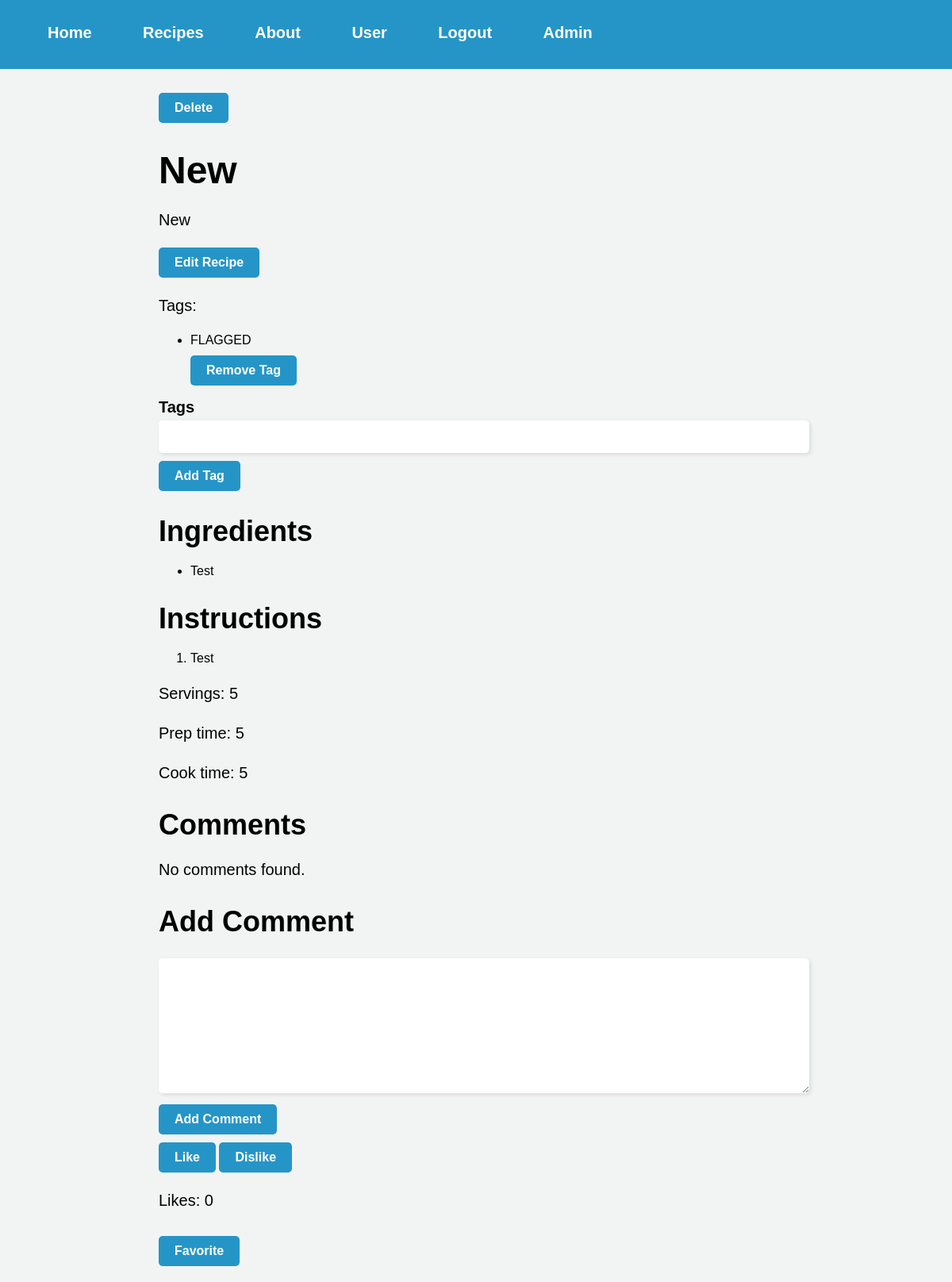
The page /recipe/1 (signed in) on the database as committed earlier.
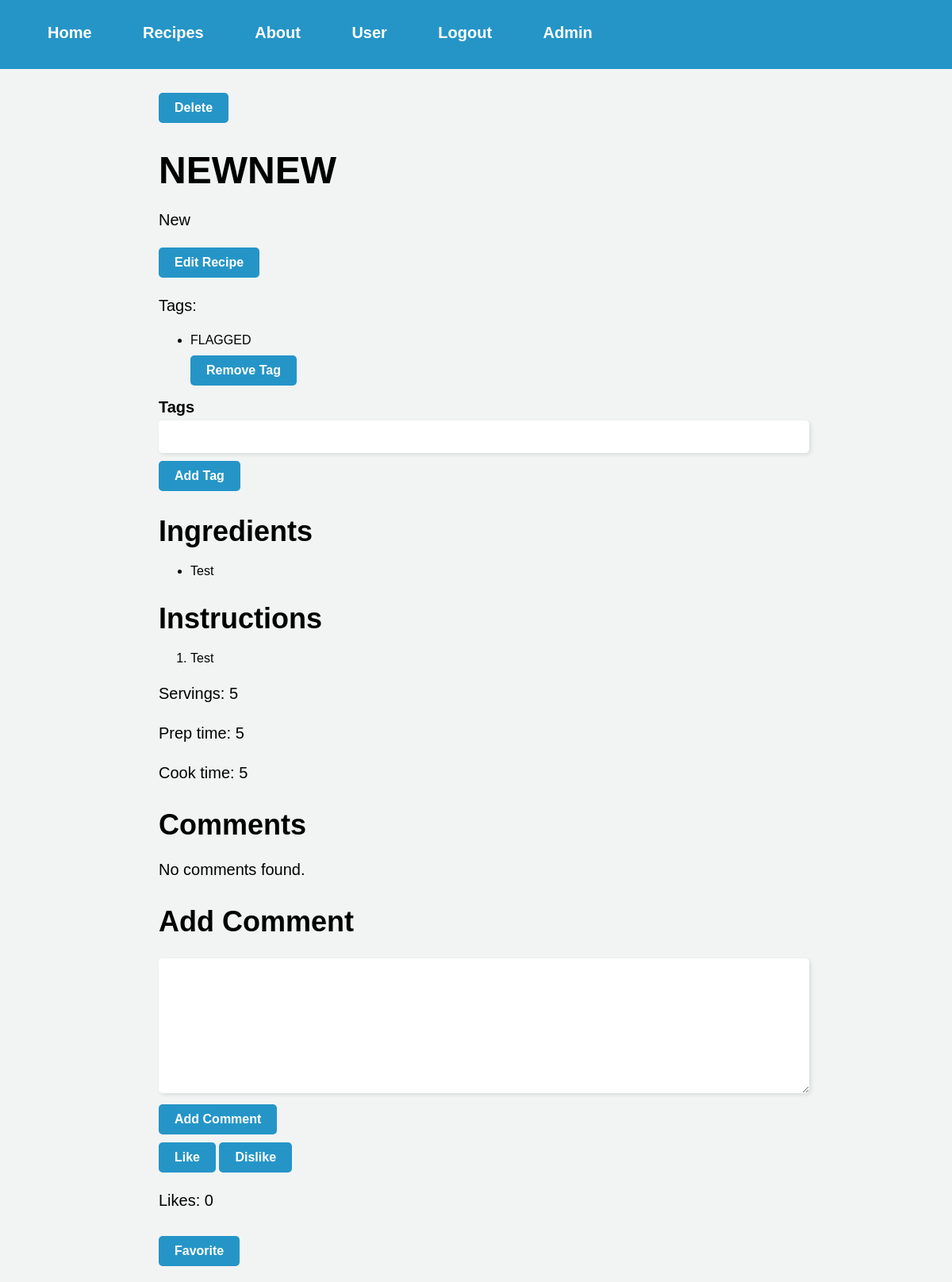
The same page on the database as committed later.
### website/models.py (models this page shows)
class Recipe(db.Model):
    id = db.Column(db.Integer, primary_key=True)
    user_id = db.Column(db.Integer, db.ForeignKey('user.id'), nullable=False)
    title = db.Column(db.String(128), nullable=False)
    description = db.Column(db.String(512), nullable=False)
    servings = db.Column(db.Integer, nullable=False)
    prep_time = db.Column(db.Integer, nullable=False)
    cook_time = db.Column(db.Integer, nullable=False)
    ingredients = db.relationship('Ingredient', backref='recipe', lazy=True, cascade='all, delete')
    instructions = db.relationship('Instruction', backref='recipe', lazy=True, cascade='all, delete')
    tags = db.relationship('Tags', backref='recipe', lazy=True, cascade='all, delete')
    comments = db.relationship('Comments', backref='recipe', lazy=True, cascade='all, delete-orphan')
    likes = db.Column(db.Integer, default=0)

### website/views.py (the view)
@views.route('/recipe/<int:recipe_id>', methods=['GET', 'POST'])
@login_required
def recipe(recipe_id):
    recipe = Recipe.query.get_or_404(recipe_id)
    tag_form = TagForm()
    return render_template("recipe.html", recipe=recipe, user=current_user, tag_form=tag_form)

### website/forms.py
class TagForm(FlaskForm):
    tags = StringField('Tags', validators=[DataRequired(), Length(max=50)])
    recipe_id = HiddenField('Recipe ID')
    submit_add = SubmitField('Add Tag')
    submit_remove = SubmitField('Remove Tag')

### website/__init__.py (called while the page is built)
def create_app():
    app = Flask(__name__)
    app.config['SECRET_KEY'] = 'hjshjhdjah kjshkjdhjs'
    app.config['SQLALCHEMY_DATABASE_URI'] = f'sqlite:///{DB_NAME}'
    db.init_app(app)
    from .views import views
    from .auth import auth
    app.register_blueprint(views, url_prefix='/')
    app.register_blueprint(auth, url_prefix='/')
    from .models import User
    with app.app_context():
        db.create_all()
    login_manager = LoginManager()
    login_manager.login_view = 'auth.login'
    login_manager.init_app(app)
    @login_manager.user_loader
    def load_user(id):
        return User.query.get(int(id))
    return app

### website/templates/recipe.html (shortened to what this page needs)
{% extends "base.html" %}
{% block content %}
<link rel="stylesheet" type="text/css" href="{{ url_for('static', filename='recipe.css') }}">
{% if user.is_authenticated and (user.email == 'admin@platepal.com' or recipe.user_id == current_user.id) %}
<form action="{{ url_for('views.delete_recipe', recipe_id=recipe.id) }}" method="POST">
    <button type="submit" class="btn btn-danger">Delete</button>
</form>
{% endif %}
<h1>{{ recipe.title }}</h1>
<p>{{ recipe.description }}</p>
{% if current_user == recipe.user %}
<a href="{{ url_for('views.editRecipe', recipe_id=recipe.id) }}">Edit Recipe</a>
{% endif %}
{% if recipe.tags %}
<div>
    <p>Tags:</p>
    <ul>
        {% for tag in recipe.tags %}
        <li>{{ tag.text }}
            {% if user.is_authenticated and user.email == 'admin@platepal.com' %}
            <form action="{{ url_for('views.remove_tag', recipe_id=recipe.id, tag_id=tag.id) }}" method="POST">
                {{ tag_form.submit_remove(class="btn btn-link btn-sm text-danger") }}
            </form>
            {% endif %}
        </li>
        {% endfor %}
    </ul>
</div>
{% endif %}
{% if user.is_authenticated and user.email == 'admin@platepal.com' %}
<form action="{{ url_for('views.add_tag', recipe_id=recipe.id) }}" method="POST">
    <div class="form-group">
        {{ tag_form.tags.label }} {{ tag_form.tags }} {{ tag_form.submit_add(class="btn btn-primary") }}
    </div>
</form>
{% endif %}
<h2>Ingredients</h2>
{% if recipe.ingredients %}
<ul>
    {% for ingredient in recipe.ingredients %}
    <li>{{ ingredient.text }}</li>
    {% endfor %}
</ul>
{% else %}
<p>No ingredients found.</p>
{% endif %}
<h2>Instructions</h2>
{% if recipe.instructions %}
<ol>
    {% for instruction in recipe.instructions %}
    <li>{{ instruction.text }}</li>
    {% endfor %}
</ol>
{% else %}
<p>No instructions found.</p>
{% endif %}
<p>Servings: {{ recipe.servings }}</p>
<p>Prep time: {{ recipe.prep_time }}</p>
<p>Cook time: {{ recipe.cook_time }}</p>
<h2>Comments</h2>
{% if recipe.comments %}
<ul>
    {% for comment in recipe.comments %}
    <div class="card mt-4">
        <div class="card-body">
            <p class="card-text"><strong>{{ comment.user.first_name }}</strong>: {{ comment.text }}</p>
            {% if current_user == (comment.user or user.email == 'admin@platepal.com') %}
            <form method="POST" action="{{ url_for('views.deleteComment', recipe_id=recipe.id, comment_id=comment.id) }}">
                <button type="submit" class="btn btn-danger">Delete</button>
            </form>
            {% endif %}
        </div>
    </div>
    {% endfor %}
</ul>
{% else %}
<p>No comments found.</p>
{% endif %}
<h2>Add Comment</h2>
<form method="POST" action="{{ url_for('views.addComment', recipe_id=recipe.id, user_id=current_user.id) }}">
    <textarea name="comment_text" required></textarea>
    <br>
    <input type="submit" value="Add Comment">
</form>
<form action="{{ url_for('views.likeRecipe', recipe_id=recipe.id) }}" method="POST">
    <button type="submit" name="like" value="like" class="btn btn-primary">Like</button>
    <button type="submit" name="like" value="dislike" class="btn btn-primary">Dislike</button>
</form>
<p>Likes: {{ recipe.likes }}</p>
{% if current_user.is_authenticated %}
<form action="{{ url_for('views.favorite_recipe', recipe_id=recipe.id) }}" method="POST">
    {% if recipe in current_user.favorites %}
    <button type="submit" name="favorite" value="unfavorite" class="btn btn-outline-danger"><i
            class="bi bi-heart-fill"></i> Unfavorite</button>
    {% else %}
    <button type="submit" name="favorite" value="favorite" class="btn btn-outline-primary">
        Favorite</button>
    {% endif %}
</form>
{% endif %}
{% endblock %}

Rows that differ between the two databases and show on the page:
changed Recipe "New": title "New" → "NEWNEW"
